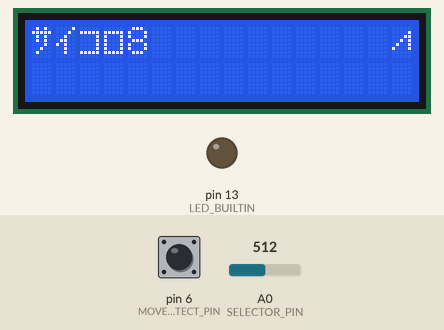
A sketch run on a simulated Arduino Uno, built with avr-gcc and run on an emulated ATmega328P. Shown: 16×2 character LCD, output pins drawn as LEDs (lit = HIGH). The test bench sets the inputs (shaded band); at power-on: A0 (SELECTOR_PIN) = 512, pin 6 (MOVE_DETECT_PIN) LOW. Random numbers use the default seed unless the sketch sets one; what the sketch prints to the serial monitor is not drawn.

Above: at 1.2 s.
1.3 s: A0 (SELECTOR_PIN) set to 570
4.3 s: A0 (SELECTOR_PIN) set to 590
At 5.6 s:
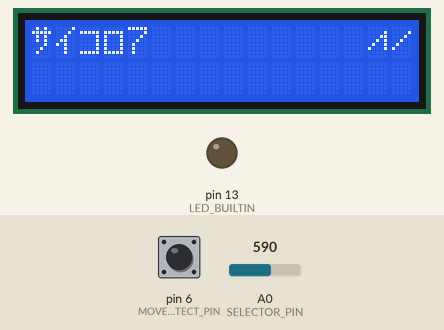
7.3 s: A0 (SELECTOR_PIN) set to 511
At 8.8 s:
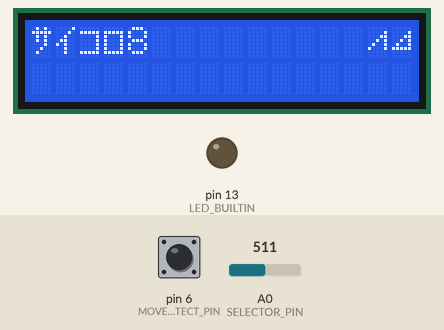
10.3 s: pin 6 (MOVE_DETECT_PIN) pulsed HIGH 2 times (0.12 s each, 0.3 s apart)
At 12.8 s:
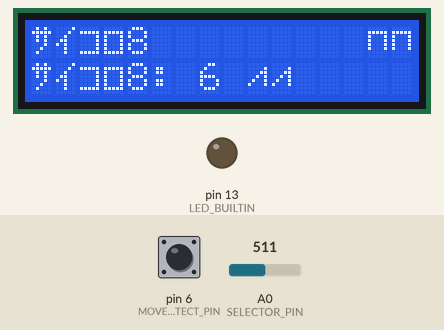
13.2 s: pin 6 (MOVE_DETECT_PIN) pulsed HIGH 5 times (0.12 s each, 0.3 s apart)
At 15.6 s:
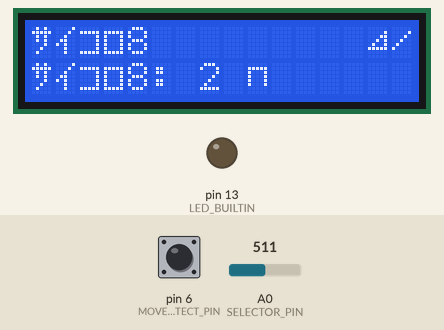
Timing chart, 0 to 17.1 s (numbered marks = the images above; inputs shaded):
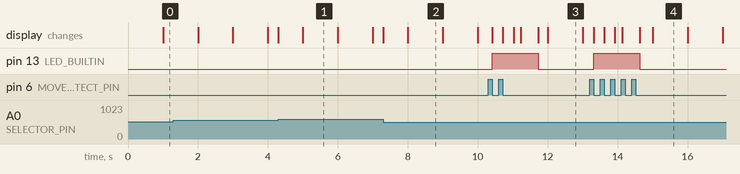

The sketch:

JDR_Murasaki.ino
```cpp
#include <LiquidCrystal.h>

// Connections to the circuit: potentiometer
const int SELECTOR_PIN = A0;

// Connections to the circuit: movement detector
const int MOVE_DETECT_PIN = 6;

// Connections to the circuit: LCD screen
const int LCD_RS_PIN = 12;
const int LCD_ENABLE_PIN = 11;
const int LCD_DATA_PIN_0 = 5;
const int LCD_DATA_PIN_1 = 4;
const int LCD_DATA_PIN_2 = 3;
const int LCD_DATA_PIN_3 = 2;

LiquidCrystal lcd(LCD_RS_PIN, LCD_ENABLE_PIN, LCD_DATA_PIN_0, LCD_DATA_PIN_1, LCD_DATA_PIN_2, LCD_DATA_PIN_3);

const int LCD_ROWS = 2;
const int LCD_COLS = 16;

const int N_DICES = 15;
const int dices[N_DICES] = { 2, 3, 4, 5, 6, 7, 8, 9, 10, 12, 20, 22, 24, 30, 100 };

int selectedDiceIndex = -1;
int selectedDiceType = 0;
int prevSwitchState = LOW;

unsigned long secondsSinceStart = 0;

// Murusaki digits logic is: the value is the number of angles
byte murasakiDigits[5][8] = {
  // zero:
  {
    B00000,
    B00001,
    B00010,
    B00100,
    B01000,
    B10000,
    B00000,
  },
  // one:
  {
    B00000,
    B00001,
    B00011,
    B00101,
    B01001,
    B10001,
    B00000,
  },
  // two:
  {
    B00000,
    B11111,
    B10001,
    B10001,
    B10001,
    B10001,
    B00000,
  },
  // three:
    {
    B00000,
    B00001,
    B00011,
    B00101,
    B01001,
    B11111,
    B00000,
  },
  // four
  {
    B00000,
    B11111,
    B10001,
    B10001,
    B10001,
    B11111,
    B00000,
  },
}
;

void setup() {
  pinMode(LED_BUILTIN, OUTPUT);
  digitalWrite(LED_BUILTIN, LOW);

  pinMode(SELECTOR_PIN, INPUT);
  pinMode(MOVE_DETECT_PIN, INPUT);
  lcd.begin(LCD_COLS, LCD_ROWS);

  // for debug
  Serial.begin(9600);

  // Create Murasaki numbers
  for (int i=0; i<5; i++) {
    lcd.createChar(i, murasakiDigits[i]);
  }
}

void printMurasakiDigit(int value) {
  lcd.write(byte(value));
}

// Pass -1 as littleDigitCol if you want to just print "here" without setCursor
void printMurasakiNumber(unsigned long value, int littleDigitCol, int row) {
  bool leadingZeros = true;
  unsigned long divider = 1220703125; // 5 to the 13
  for (int i=13; i>=0; i--) {
    int digit = value / divider;
    if (leadingZeros == true && (digit != 0 || i == 0)) {
      leadingZeros = false;
      if (littleDigitCol >= 0) {
        lcd.setCursor(littleDigitCol - i, row);
      }
    }
    if (! leadingZeros) {
      printMurasakiDigit(digit);
    }
    value -= digit * divider;
    divider = divider / 5;
  }
}

void printDiceType(int col, int row) {
  lcd.setCursor(col, row);
  // clear old displayed value
  lcd.print("       ");
  lcd.setCursor(col, row);
  lcd.print("\xBB\xB2\xBA\xDB");
  lcd.print(selectedDiceType, DEC);
}

void selectDice() {
  // Dice selection
  int selectorRawValue = analogRead(SELECTOR_PIN);
  int newSelection = map(selectorRawValue, 1000, 20, 0, N_DICES-1);
  if (selectedDiceIndex != newSelection) {
    // Switch on internal LED for debug
    digitalWrite(LED_BUILTIN, HIGH);
    Serial.print("SELECT ");
    Serial.println(selectorRawValue);

    selectedDiceIndex = newSelection;

    selectedDiceType = dices[selectedDiceIndex];

    printDiceType(0, 0);

    // Switch off internal LED for debug
    digitalWrite(LED_BUILTIN, LOW);
  }
}


void rollDice() {
  // put your main code here, to run repeatedly:
  int switchState = digitalRead(MOVE_DETECT_PIN);
  if (switchState != prevSwitchState) {
    prevSwitchState = switchState;
    if (switchState == LOW) {
      digitalWrite(LED_BUILTIN, HIGH);
      Serial.println("ROLL");

      randomSeed(millis());
      int value = random(1, selectedDiceType + 1);

      // animation
      lcd.setCursor(0, 1);
      for (int i=0; i<LCD_COLS; i++) {
        lcd.write(0xFF);
        delay(25);
      }
      lcd.setCursor(0, 1);
      for (int i=0; i<LCD_COLS; i++) {
        lcd.write(' ');
        delay(25);
      }

      // print actual result
      printDiceType(0, 1);
      lcd.print(": ");
      lcd.print(value, DEC);
      lcd.print(" ");
      printMurasakiNumber(value, -1, -1);
      delay(500);

      digitalWrite(LED_BUILTIN, LOW);
    }
  }
}

void updateMurasakiClock() {
  unsigned long newSeconds = millis() / 1000;
  if (newSeconds != secondsSinceStart) {
    secondsSinceStart = newSeconds;
    printMurasakiNumber(secondsSinceStart, LCD_COLS-1, 0);
  }
}


void loop() {
  selectDice();
  rollDice();
  updateMurasakiClock();
}
```

Measured:
- the behaviour switches between 580 and 581 on A0 (SELECTOR_PIN) (found by bisection; images 0 and 1)
- after the input at 10.3 s, pin 13 (LED_BUILTIN): LOW → HIGH after 0.12 s, → LOW 1.3 s later
- after the input at 13.2 s, pin 13 (LED_BUILTIN): LOW → HIGH after 0.12 s, → LOW 1.3 s later
- what the display in image 2 shows lasts 1.0 s, from 8.0 s to 9.0 s
